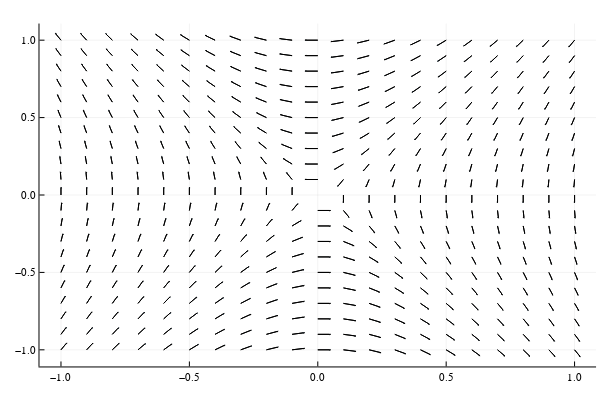

Write notebook code for a chart like this one.
### Code cell
θ = 3.14159265 * 0.5  # sun's location
p = [1.0,0.0,0.0]

for i in 1:d
    for j in 1:d
        state = [x[i], y[j], 0.0, 0.0, 0.0, 0.0]

#         dir = SailorMoon.dv_sun_dir_angles_emframe(muS, as, θ, state, p)
        dir = SailorMoon.dv_tidal_dir_angles_emframe(muS, as, θ, state, p)

        
        u[i,j] = dir[1]
        v[i,j] = dir[2]
    end
end


k = 0.05
quiver(X[:], Y[:], quiver=(k*u[:], k*v[:]))
